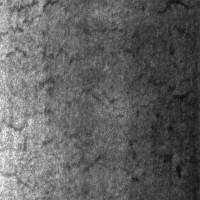
#> input picture NEU-DET/IMAGES/crazing/crazing_102.jpg, 200 x 200 px, found by its file name; its folder holds only this picture in this run
$ jupyter execute --allow-errors LLM_STEEL_.ipynb   (older library calls are emulated)
#> lines starting #> are read from the running program, lines starting #| are printed output that depends on the picture; after the words box and inside, x2 and y2 are one past the last pixel; in counts of white or black regions, pixels touching at a corner belong together
# LLM Steel Defect Classification — Claude + Groq Ensemble

This notebook keeps the same output style as your previous notebook: progress logs, saved JSON, detection visualizations, area-wise charts, accuracy summary chart, confusion matrix, misclassified samples, and single-image demo.

It is **LLM-based only**: Claude + Groq are used for classification, with handcrafted image features, rule-prior evidence, weighted voting, caching, and XML/LLM/contour area detection.

[cell 1]
# ================================================================
# CELL 1 — SETUP
# ================================================================
import os, cv2, json, math, time, warnings, hashlib, re
import numpy as np
import pandas as pd
import xml.etree.ElementTree as ET
import matplotlib.pyplot as plt
import matplotlib.patches as mpatches
from matplotlib.patches import Rectangle
from collections import Counter, defaultdict
from dotenv import load_dotenv
warnings.filterwarnings("ignore")

try:
    from skimage.feature import graycomatrix, graycoprops, local_binary_pattern
    SKIMAGE_OK = True
except Exception:
    SKIMAGE_OK = False
    print("skimage not found — GLCM/LBP features disabled")

try:
    from sklearn.metrics import classification_report, confusion_matrix, ConfusionMatrixDisplay
    SKLEARN_OK = True
except Exception:
    SKLEARN_OK = False
    print("sklearn not found — confusion matrix/report disabled")

try:
    from groq import Groq
except Exception:
    Groq = None
    print("groq package missing. Install: pip install groq")

try:
    import anthropic
except Exception:
    anthropic = None
    print("anthropic package missing. Install: pip install anthropic")

load_dotenv()

groq_client = None
claude_client = None

groq_key = os.getenv("GROQ_API_KEY")
claude_key = os.getenv("ANTHROPIC_API_KEY")

print("="*74)
print("  LLM STEEL DEFECT CLASSIFICATION — CLAUDE + GROQ ENSEMBLE")
print("="*74)

if Groq and groq_key:
    groq_client = Groq(api_key=groq_key)
    print(f"Groq   READY  ({groq_key[:10]}...)")
else:
    print("Groq   NOT READY — set GROQ_API_KEY in .env")

if anthropic and claude_key:
    claude_client = anthropic.Anthropic(api_key=claude_key)
    print(f"Claude READY  ({claude_key[:10]}...)")
else:
    print("Claude NOT READY — set ANTHROPIC_API_KEY in .env")

print("="*74)

#> (the rest of this cell did not finish here and is left out)

[cell 2]
# ================================================================
# CELL 2 — CONFIGURATION
# ================================================================
CLASS_NAMES = ["crazing", "inclusion", "patches", "pitted_surface", "rolled-in_scale", "scratches"]

BASE_PATH       = r"C:\Users\anmol\OneDrive\Desktop\Steel_Surface_Defect_NEU_DET-DATASET\NEU-DET"
IMAGES_DIR      = os.path.join(BASE_PATH, "IMAGES")
ANNOTATIONS_DIR = os.path.join(BASE_PATH, "ANNOTATIONS")
OUTPUT_DIR      = os.path.join(BASE_PATH, "OUTPUT_LLM_CLAUDE_GROQ")
os.makedirs(OUTPUT_DIR, exist_ok=True)

RESULTS_JSON    = os.path.join(OUTPUT_DIR, "llm_claude_groq_results_all.json")
CACHE_JSON      = os.path.join(OUTPUT_DIR, "llm_vote_cache.json")
ERROR_JSON      = os.path.join(OUTPUT_DIR, "llm_errors.json")

IMG_SIZE        = 200
MODEL_NAME      = "LLM_Claude_Groq_Steel_Ensemble"
USE_LLM_AREA    = True
SAVE_EVERY      = 25
PRINT_EVERY     = 50

# FAST      = fewer calls, lower cost
# BALANCED  = recommended
# MAX       = strongest LLM ensemble but expensive and slow
RUN_MODE = "BALANCED"

# To test first, set LIMIT_IMAGES = 60. For full dataset, set None.
LIMIT_IMAGES = None

DEFECT_COLORS = {
    "crazing":        "#FF6B6B",
    "inclusion":      "#4ECDC4",
    "patches":        "#45B7D1",
    "pitted_surface": "#96CEB4",
    "rolled-in_scale":"#FFEAA7",
    "scratches":      "#DDA0DD"
}
SOURCE_COLORS = {
    "xml_annotation":      "#00FF88",
    "llm_groq":            "#4FC3F7",
    "llm_claude":          "#FF8A65",
    "contour_detection":   "#FFA726",
    "full_image_fallback": "#EF5350"
}

print(f"BASE_PATH   : {BASE_PATH}")
print(f"IMAGES_DIR  : {IMAGES_DIR}")
print(f"ANNOTATIONS : {ANNOTATIONS_DIR}")
print(f"OUTPUT      : {OUTPUT_DIR}")
print(f"RUN_MODE    : {RUN_MODE}")

[cell 3]
# ================================================================
# CELL 3 — RICH IMAGE FEATURE EXTRACTION
# ================================================================
def safe_round(x, n=3):
    try:
        if x is None or np.isnan(x) or np.isinf(x):
            return 0
        return round(float(x), n)
    except Exception:
        return 0

def compute_glcm(gray_u8):
    if not SKIMAGE_OK:
        return {}
    try:
        g = (gray_u8 // 32).astype(np.uint8)
        glcm = graycomatrix(g, [1, 2], [0, np.pi/4, np.pi/2, 3*np.pi/4], levels=8, symmetric=True, normed=True)
        return {
            "glcm_contrast":    safe_round(np.mean(graycoprops(glcm, "contrast")), 3),
            "glcm_homogeneity": safe_round(np.mean(graycoprops(glcm, "homogeneity")), 3),
            "glcm_energy":      safe_round(np.mean(graycoprops(glcm, "energy")), 3),
            "glcm_correlation": safe_round(np.mean(graycoprops(glcm, "correlation")), 3),
        }
    except Exception:
        return {}

def compute_lbp(gray_u8):
    if not SKIMAGE_OK:
        return {}
    try:
        lbp = local_binary_pattern(gray_u8, P=16, R=2, method="uniform")
        hist, _ = np.histogram(lbp.ravel(), bins=20, range=(0, 20), density=True)
        return {
            "lbp_uniformity": safe_round(np.max(hist), 4),
            "lbp_entropy": safe_round(-np.sum(hist * np.log2(hist + 1e-9)), 3)
        }
    except Exception:
        return {}

def contour_region_features(gray_u8):
    H, W = gray_u8.shape
    blur = cv2.GaussianBlur(gray_u8, (5,5), 0)
    th1 = cv2.adaptiveThreshold(blur, 255, cv2.ADAPTIVE_THRESH_GAUSSIAN_C,
                                cv2.THRESH_BINARY_INV, 31, 4)
    _, th2 = cv2.threshold(blur, int(np.percentile(blur, 18)), 255, cv2.THRESH_BINARY_INV)
    mask = cv2.bitwise_or(th1, th2)
    kernel = np.ones((3,3), np.uint8)
    mask = cv2.morphologyEx(mask, cv2.MORPH_OPEN, kernel, iterations=1)
    contours, _ = cv2.findContours(mask, cv2.RETR_EXTERNAL, cv2.CHAIN_APPROX_SIMPLE)

    areas, aspects, circs, boxes = [], [], [], []
    for cnt in contours:
        area = cv2.contourArea(cnt)
        if area < 8:
            continue
        x,y,w,h = cv2.boundingRect(cnt)
        if w <= 1 or h <= 1:
            continue
        peri = cv2.arcLength(cnt, True)
        circ = 4*np.pi*area/(peri*peri + 1e-6)
        asp = max(w/h, h/w)
        areas.append(area)
        aspects.append(asp)
        circs.append(circ)
        boxes.append((x,y,w,h,area,asp,circ))

    total_area = H*W
    return {
        "num_regions": len(areas),
        "avg_area": safe_round(np.mean(areas) if areas else 0, 2),
        "max_area": safe_round(np.max(areas) if areas else 0, 2),
        "total_defect_pct": safe_round(sum(areas)/total_area*100 if areas else 0, 2),
        "avg_aspect_ratio": safe_round(np.mean(aspects) if aspects else 1, 3),
        "max_aspect_ratio": safe_round(np.max(aspects) if aspects else 1, 3),
        "avg_circularity": safe_round(np.mean(circs) if circs else 0, 3),
        "min_circularity": safe_round(np.min(circs) if circs else 0, 3),
        "regions_raw": boxes[:20]
    }

def extract_rich_features(img_path, img_size=200):
#> called with img_size = 200
    img_bgr = cv2.imread(img_path)
#> img_bgr is the input picture: shape (200, 200, 3); min 13, max 255, mean 97
    if img_bgr is None:
        return None, None

    img_rgb = cv2.cvtColor(img_bgr, cv2.COLOR_BGR2RGB)
    img_res = cv2.resize(img_rgb, (img_size, img_size))
    gray_u8 = cv2.cvtColor(img_res, cv2.COLOR_RGB2GRAY)
    gray = gray_u8.astype(np.float32)
    H, W = gray.shape

    f = {}
    f["mean_intensity"] = safe_round(np.mean(gray), 2)
    f["std_intensity"]  = safe_round(np.std(gray), 2)
    f["contrast"]       = safe_round(np.std(gray)/(np.mean(gray)+1e-5), 3)
    f["dark_pixel_pct"] = safe_round(np.mean(gray < np.percentile(gray, 20))*100, 2)
    f["bright_pixel_pct"] = safe_round(np.mean(gray > np.percentile(gray, 80))*100, 2)

    hist = np.histogram(gray_u8, bins=256, range=(0,256))[0].astype(float)
#> hist = 256 values, max 477 at index 97, min 0 at index 0, mean 156.2
    p = hist / (hist.sum() + 1e-9)
#> p = 256 values, max 0.0119 at index 97, min 0 at index 0, mean 0.00391
    p2 = p[p > 0]
#> p2 = 233 values, max 0.0119 at index 84, min 2.5e-05 at index 0, mean 0.00429
    f["entropy"] = safe_round(-np.sum(p2*np.log2(p2)), 3)

    edges = cv2.Canny(gray_u8, 40, 140)
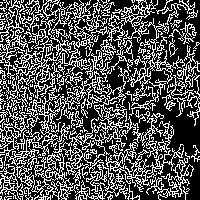
#> edges: shape (200, 200); 33.2% white in thin lines or dots
    gx = cv2.Sobel(gray_u8, cv2.CV_64F, 1, 0, ksize=3)
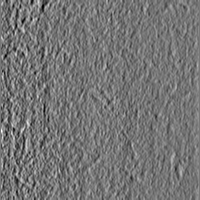
#> gx: shape (200, 200) float64; min -295, max 335, mean -5.2; drawn with min black and max white
    gy = cv2.Sobel(gray_u8, cv2.CV_64F, 0, 1, ksize=3)
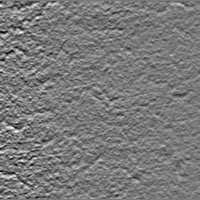
#> gy: shape (200, 200) float64; min -247, max 268, mean 0.2; drawn with min black and max white
    mag = np.sqrt(gx**2 + gy**2)
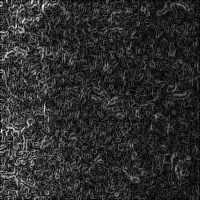
#> mag: shape (200, 200) float64; min 0, max 347.9, mean 61.5; drawn with min black and max white
    ang = np.arctan2(np.abs(gy), np.abs(gx) + 1e-6)
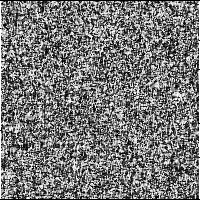
#> ang: shape (200, 200) float64; min 0, max 1.57, mean 0.742; drawn with min black and max white

    f["edge_density"] = safe_round(np.mean(edges > 0)*100, 2)
    f["sobel_magnitude"] = safe_round(np.mean(mag), 3)
    f["horizontal_edge_ratio"] = safe_round(np.mean(ang < np.pi/6), 3)
    f["vertical_edge_ratio"] = safe_round(np.mean(ang > np.pi/3), 3)
    f["diagonal_edge_ratio"] = safe_round(np.mean((ang >= np.pi/6) & (ang <= np.pi/3)), 3)

    # Line detection evidence
    lines = cv2.HoughLinesP(edges, 1, np.pi/180, threshold=25, minLineLength=25, maxLineGap=8)
#> lines = 357 rows, first 6: [9, 1, 187, 179], [6, 197, 55, 0], [43, 199, 193, 27], [61, 197, 197, 61], [16, 198, 128, 94], [92, 81, 186, 175]
    line_lengths, line_angles = [], []
    if lines is not None:
        for l in lines[:80]:
            x1,y1,x2,y2 = l[0]
            length = np.hypot(x2-x1, y2-y1)
            angle = abs(np.degrees(np.arctan2(y2-y1, x2-x1)))
            if angle > 90: angle = 180 - angle
            line_lengths.append(length)
            line_angles.append(angle)
#> this loop made 80 passes
#> (x1, y1, x2, y2, length, angle) on passes 1 to 8: (9, 1, 187, 179, 251.7, 45), (6, 197, 55, 0, 203, 76.03), (43, 199, 193, 27, 228.2, 48.91), (61, 197, 197, 61, 192.3, 45), (16, 198, 128, 94, 152.8, 42.88), (92, 81, 186, 175, 132.9, 45), (32, 30, 89, 87, 80.61, 45), (0, 193, 105, 91, 146.4, 44.17)
#> after the loop, line_angles = 80 values, max 88.23 at index 50, min 7.08 at index 25, mean 48.2; line_lengths = 80 values, max 251.7 at index 0, min 27.31 at index 53, mean 112.2
    f["hough_line_count"] = len(line_lengths)
    f["avg_line_length"] = safe_round(np.mean(line_lengths) if line_lengths else 0, 2)
    f["max_line_length"] = safe_round(np.max(line_lengths) if line_lengths else 0, 2)
    f["line_horizontal_pct"] = safe_round(np.mean(np.array(line_angles) < 20)*100 if line_angles else 0, 2)

    # Quadrant evidence
    q_std, q_edge = {}, {}
    for name, sl in {
        "top_left": (slice(0,H//2), slice(0,W//2)),
        "top_right": (slice(0,H//2), slice(W//2,W)),
        "bottom_left": (slice(H//2,H), slice(0,W//2)),
        "bottom_right": (slice(H//2,H), slice(W//2,W)),
    }.items():
        q = gray[sl]
        e = edges[sl]
        q_std[name] = safe_round(np.std(q), 2)
        q_edge[name] = safe_round(np.mean(e > 0)*100, 2)
#> this loop made 4 passes
#> pass 1, in extract_rich_features, `q = gray[sl]`:
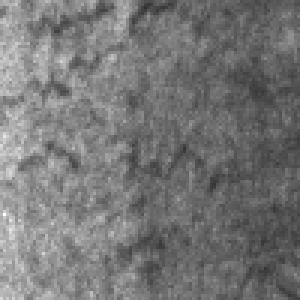
#> q: shape (100, 100) float32 (shown 3 times larger); min 49, max 255, mean 117.9
#> pass 1, in extract_rich_features, `e = edges[sl]`:
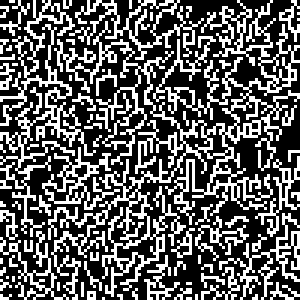
#> e: shape (100, 100) (shown 3 times larger); 36.5% white in thin lines or dots
#> after the loop:
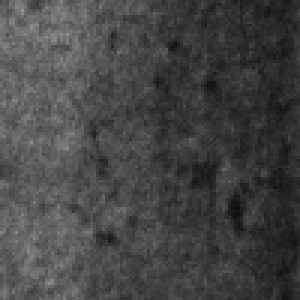
#> q: shape (100, 100) float32 (shown 3 times larger); min 14, max 143, mean 69.2
#> after the loop, q_edge = {'top_left': 36.5, 'top_right': 30.17, 'bottom_left': 37.2, 'bottom_right': 28.93}; q_std = {'top_left': 29.25, 'top_right': 19.55, 'bottom_left': 34.78, 'bottom_right': 23.75}
    f["quadrant_std"] = q_std
    f["quadrant_edge_density"] = q_edge

    f.update(compute_glcm(gray_u8))
    f.update(compute_lbp(gray_u8))
#> in compute_lbp, `lbp = local_binary_pattern(gray_u8, P=16, R=2, method="uniform")`:
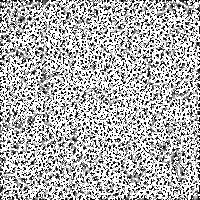
#> lbp: shape (200, 200) float64; min 0, max 17, mean 11.75; drawn with min black and max white
#> in compute_lbp, `hist, _ = np.histogram(lbp.ravel(), bins=20, range=(0, 20), density=Tr..`: hist = 20 values, max 0.417 at index 17, min 0 at index 18, mean 0.05
    f.update(contour_region_features(gray_u8))
#> in contour_region_features, `mask = cv2.morphologyEx(mask, cv2.MORPH_OPEN, kernel, iterations=1)`:
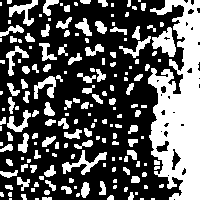
#> mask: shape (200, 200); 36% white; 179 white regions (77 under 20 px)
#> in contour_region_features, `contours, _ = cv2.findContours(mask, cv2.RETR_EXTERNAL, cv2.CHAIN_APPR..`: contours = 179 contours, 104 with area under 20; largest, box (x1, y1, x2, y2) and area: (148, 0, 200, 200) 6478, (152, 27, 176, 57) 360, (62, 150, 107, 175) 273, (9, 0, 38, 26) 216, (34, 76, 56, 99) 192
#> the loop in contour_region_features, `for cnt in contours:` made 179 passes
#> (area, x, y, w, h, peri, circ, asp) on passes 10, 17, 20: (23, 128, 192, 6, 8, 21.66, 0.616, 1.33), (41, 61, 186, 11, 8, 31.31, 0.525, 1.38), (21.5, 5, 185, 8, 5, 20.24, 0.659, 1.6)
#> (the rest of the program and of its run is left out)
